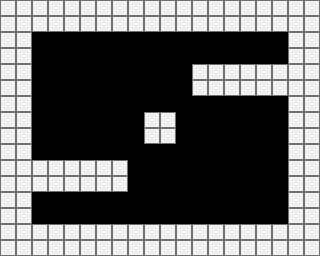

This is a level from a 2D game, rendered from its Tiled map with the project's own tilesets. A one-line summary and the complete map file follow:
An orthogonal 20x16 tile map with 16x16 px tiles, 1 tile layer (Tile Layer 1).

<map version="1.10" tiledversion="1.12.0" orientation="orthogonal" renderorder="right-down" width="20" height="16" tilewidth="16" tileheight="16" infinite="0" nextlayerid="4" nextobjectid="13">
 <tileset firstgid="1" source="placeholder.tsx" />
 <layer id="1" name="Tile Layer 1" width="20" height="16">
  <data encoding="csv">
5,5,5,5,5,5,5,5,5,5,5,5,5,5,5,5,5,5,5,5,
5,5,5,5,5,5,5,5,5,5,5,5,5,5,5,5,5,5,5,5,
5,5,0,0,0,0,0,0,0,0,0,0,0,0,0,0,0,0,5,5,
5,5,0,0,0,0,0,0,0,0,0,0,0,0,0,0,0,0,5,5,
5,5,0,0,0,0,0,0,0,0,0,0,5,5,5,5,5,5,5,5,
5,5,0,0,0,0,0,0,0,0,0,0,5,5,5,5,5,5,5,5,
5,5,0,0,0,0,0,0,0,0,0,0,0,0,0,0,0,0,5,5,
5,5,0,0,0,0,0,0,0,5,5,0,0,0,0,0,0,0,5,5,
5,5,0,0,0,0,0,0,0,5,5,0,0,0,0,0,0,0,5,5,
5,5,0,0,0,0,0,0,0,0,0,0,0,0,0,0,0,0,5,5,
5,5,5,5,5,5,5,5,0,0,0,0,0,0,0,0,0,0,5,5,
5,5,5,5,5,5,5,5,0,0,0,0,0,0,0,0,0,0,5,5,
5,5,0,0,0,0,0,0,0,0,0,0,0,0,0,0,0,0,5,5,
5,5,0,0,0,0,0,0,0,0,0,0,0,0,0,0,0,0,5,5,
5,5,5,5,5,5,5,5,5,5,5,5,5,5,5,5,5,5,5,5,
5,5,5,5,5,5,5,5,5,5,5,5,5,5,5,5,5,5,5,5
</data>
 </layer>
</map>
